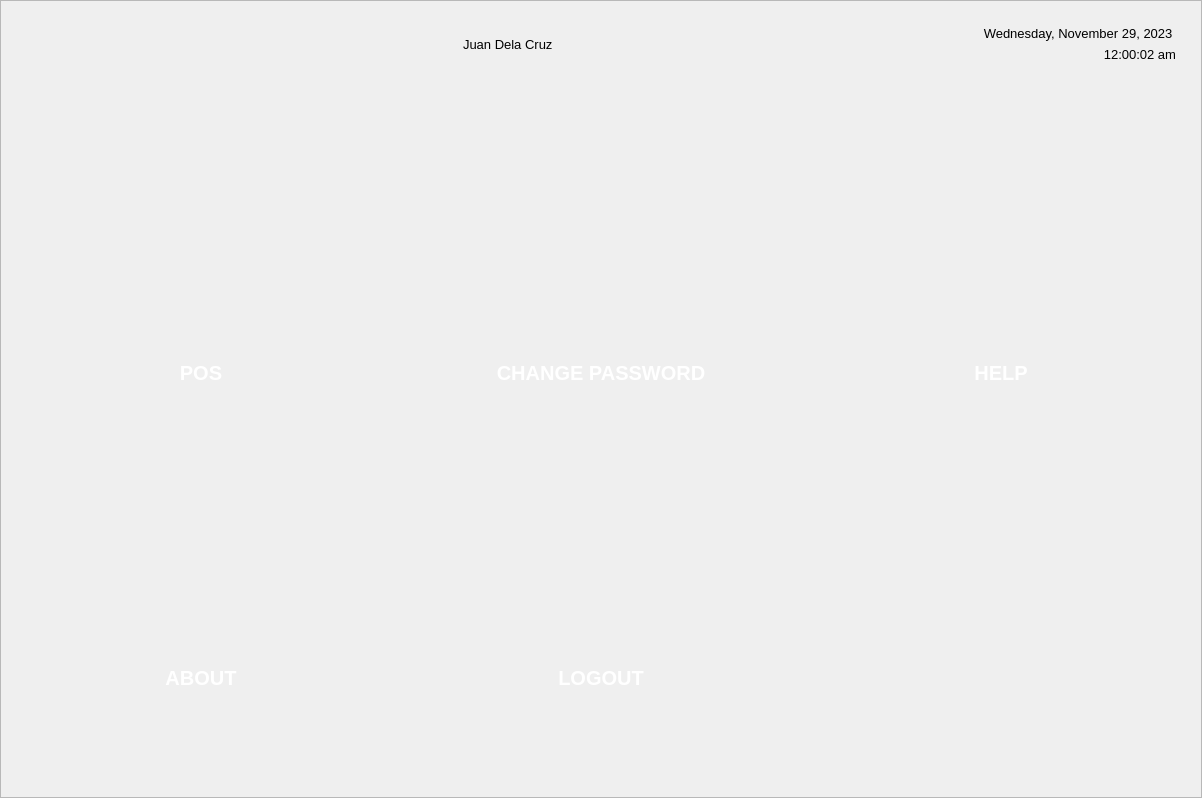
<?xml version="1.0" encoding="UTF-8"?>
<ui version="4.0">
 <class>MainWindow</class>
 <widget class="QMainWindow" name="MainWindow">
  <property name="geometry">
   <rect>
    <x>0</x>
    <y>0</y>
    <width>1202</width>
    <height>798</height>
   </rect>
  </property>
  <property name="windowTitle">
   <string>MainWindow</string>
  </property>
  <widget class="QWidget" name="centralwidget">
   <layout class="QHBoxLayout" name="horizontalLayout">
    <property name="spacing">
     <number>0</number>
    </property>
    <property name="leftMargin">
     <number>0</number>
    </property>
    <property name="topMargin">
     <number>0</number>
    </property>
    <property name="rightMargin">
     <number>0</number>
    </property>
    <property name="bottomMargin">
     <number>0</number>
    </property>
    <item>
     <widget class="QFrame" name="frame">
      <property name="sizePolicy">
       <sizepolicy hsizetype="Preferred" vsizetype="Preferred">
        <horstretch>0</horstretch>
        <verstretch>0</verstretch>
       </sizepolicy>
      </property>
      <property name="frameShape">
       <enum>QFrame::StyledPanel</enum>
      </property>
      <property name="frameShadow">
       <enum>QFrame::Raised</enum>
      </property>
      <layout class="QVBoxLayout" name="verticalLayout_4">
       <property name="leftMargin">
        <number>0</number>
       </property>
       <property name="topMargin">
        <number>0</number>
       </property>
       <property name="rightMargin">
        <number>0</number>
       </property>
       <property name="bottomMargin">
        <number>0</number>
       </property>
       <item>
        <widget class="QWidget" name="header_2" native="true">
         <layout class="QHBoxLayout" name="horizontalLayout_3">
          <property name="leftMargin">
           <number>25</number>
          </property>
          <property name="topMargin">
           <number>25</number>
          </property>
          <property name="rightMargin">
           <number>25</number>
          </property>
          <property name="bottomMargin">
           <number>25</number>
          </property>
          <item>
           <widget class="QWidget" name="widget_4" native="true">
            <property name="sizePolicy">
             <sizepolicy hsizetype="Fixed" vsizetype="Fixed">
              <horstretch>0</horstretch>
              <verstretch>0</verstretch>
             </sizepolicy>
            </property>
            <layout class="QVBoxLayout" name="verticalLayout_5">
             <property name="leftMargin">
              <number>0</number>
             </property>
             <property name="topMargin">
              <number>0</number>
             </property>
             <property name="rightMargin">
              <number>0</number>
             </property>
             <property name="bottomMargin">
              <number>0</number>
             </property>
             <item>
              <widget class="QLabel" name="logo">
               <property name="enabled">
                <bool>true</bool>
               </property>
               <property name="maximumSize">
                <size>
                 <width>250</width>
                 <height>80</height>
                </size>
               </property>
               <property name="styleSheet">
                <string notr="true"/>
               </property>
               <property name="text">
                <string/>
               </property>
               <property name="textFormat">
                <enum>Qt::AutoText</enum>
               </property>
               <property name="pixmap">
                <pixmap>:/logos/Icons/logo1.png</pixmap>
               </property>
               <property name="scaledContents">
                <bool>true</bool>
               </property>
               <property name="alignment">
                <set>Qt::AlignCenter</set>
               </property>
               <property name="wordWrap">
                <bool>false</bool>
               </property>
              </widget>
             </item>
            </layout>
           </widget>
          </item>
          <item>
           <spacer name="horizontalSpacer_3">
            <property name="orientation">
             <enum>Qt::Horizontal</enum>
            </property>
            <property name="sizeHint" stdset="0">
             <size>
              <width>40</width>
              <height>20</height>
             </size>
            </property>
           </spacer>
          </item>
          <item>
           <widget class="QLabel" name="username">
            <property name="font">
             <font>
              <pointsize>10</pointsize>
             </font>
            </property>
            <property name="text">
             <string>Juan Dela Cruz</string>
            </property>
           </widget>
          </item>
          <item>
           <spacer name="horizontalSpacer_4">
            <property name="orientation">
             <enum>Qt::Horizontal</enum>
            </property>
            <property name="sizeHint" stdset="0">
             <size>
              <width>40</width>
              <height>20</height>
             </size>
            </property>
           </spacer>
          </item>
          <item>
           <widget class="QWidget" name="widget_2" native="true">
            <layout class="QVBoxLayout" name="verticalLayout_6">
             <property name="leftMargin">
              <number>0</number>
             </property>
             <property name="topMargin">
              <number>0</number>
             </property>
             <property name="rightMargin">
              <number>0</number>
             </property>
             <property name="bottomMargin">
              <number>0</number>
             </property>
             <item>
              <widget class="QLabel" name="date">
               <property name="sizePolicy">
                <sizepolicy hsizetype="Fixed" vsizetype="Preferred">
                 <horstretch>0</horstretch>
                 <verstretch>0</verstretch>
                </sizepolicy>
               </property>
               <property name="font">
                <font>
                 <pointsize>10</pointsize>
                </font>
               </property>
               <property name="layoutDirection">
                <enum>Qt::RightToLeft</enum>
               </property>
               <property name="text">
                <string>Wednesday, November 29, 2023 </string>
               </property>
               <property name="alignment">
                <set>Qt::AlignBottom|Qt::AlignRight|Qt::AlignTrailing</set>
               </property>
               <property name="wordWrap">
                <bool>false</bool>
               </property>
               <property name="indent">
                <number>-1</number>
               </property>
              </widget>
             </item>
             <item>
              <widget class="QLabel" name="time">
               <property name="font">
                <font>
                 <pointsize>10</pointsize>
                </font>
               </property>
               <property name="layoutDirection">
                <enum>Qt::LeftToRight</enum>
               </property>
               <property name="text">
                <string>12:00:02 am</string>
               </property>
               <property name="alignment">
                <set>Qt::AlignRight|Qt::AlignTop|Qt::AlignTrailing</set>
               </property>
              </widget>
             </item>
            </layout>
           </widget>
          </item>
         </layout>
        </widget>
       </item>
       <item>
        <spacer name="verticalSpacer_3">
         <property name="orientation">
          <enum>Qt::Vertical</enum>
         </property>
         <property name="sizeType">
          <enum>QSizePolicy::Fixed</enum>
         </property>
         <property name="sizeHint" stdset="0">
          <size>
           <width>20</width>
           <height>60</height>
          </size>
         </property>
        </spacer>
       </item>
       <item>
        <widget class="QWidget" name="buttonGroup_2" native="true">
         <layout class="QGridLayout" name="gridLayout_2">
          <property name="leftMargin">
           <number>0</number>
          </property>
          <property name="topMargin">
           <number>0</number>
          </property>
          <property name="rightMargin">
           <number>0</number>
          </property>
          <property name="bottomMargin">
           <number>0</number>
          </property>
          <property name="horizontalSpacing">
           <number>0</number>
          </property>
          <property name="verticalSpacing">
           <number>25</number>
          </property>
          <item row="0" column="1">
           <widget class="QPushButton" name="changePassButton">
            <property name="minimumSize">
             <size>
              <width>400</width>
              <height>280</height>
             </size>
            </property>
            <property name="maximumSize">
             <size>
              <width>400</width>
              <height>280</height>
             </size>
            </property>
            <property name="font">
             <font>
              <pointsize>15</pointsize>
              <bold>true</bold>
             </font>
            </property>
            <property name="styleSheet">
             <string notr="true">QPushButton {
    background: #07BEB8 url(:/logos/Icons/changePassIcon.png) center no-repeat;
    color: white;
    border: none;
    border-radius: 5px;
	padding-top: 160px;
}

QPushButton:hover {
    background-color: #5FCAC4;
}
QPushButton:pressed {
    background-color: #058A84;
}
</string>
            </property>
            <property name="text">
             <string>CHANGE PASSWORD</string>
            </property>
           </widget>
          </item>
          <item row="0" column="2">
           <widget class="QPushButton" name="helpButton">
            <property name="minimumSize">
             <size>
              <width>400</width>
              <height>280</height>
             </size>
            </property>
            <property name="maximumSize">
             <size>
              <width>400</width>
              <height>280</height>
             </size>
            </property>
            <property name="font">
             <font>
              <pointsize>15</pointsize>
              <bold>true</bold>
             </font>
            </property>
            <property name="styleSheet">
             <string notr="true">QPushButton {
    background: #07BEB8 url(:/logos/Icons/helpIcon.png) center no-repeat;
    color: white;
    border: none;
    border-radius: 5px;
	padding-top: 160px;
}

QPushButton:hover {
    background-color: #5FCAC4;
}
QPushButton:pressed {
    background-color: #058A84;
}
</string>
            </property>
            <property name="text">
             <string>HELP</string>
            </property>
           </widget>
          </item>
          <item row="0" column="0">
           <widget class="QPushButton" name="posButton">
            <property name="minimumSize">
             <size>
              <width>400</width>
              <height>280</height>
             </size>
            </property>
            <property name="maximumSize">
             <size>
              <width>400</width>
              <height>280</height>
             </size>
            </property>
            <property name="font">
             <font>
              <pointsize>15</pointsize>
              <bold>true</bold>
             </font>
            </property>
            <property name="styleSheet">
             <string notr="true">QPushButton {
    background: #07BEB8 url(:/logos/Icons/posIcon.png) center no-repeat;
    color: white;
    border: none;
    border-radius: 5px;
	padding-top: 160px;
}

QPushButton:hover {
    background-color: #5FCAC4;
}

QPushButton:pressed {
    background-color: #058A84;
}
</string>
            </property>
            <property name="text">
             <string>POS</string>
            </property>
            <property name="iconSize">
             <size>
              <width>200</width>
              <height>200</height>
             </size>
            </property>
           </widget>
          </item>
          <item row="1" column="0">
           <widget class="QPushButton" name="aboutButton">
            <property name="minimumSize">
             <size>
              <width>400</width>
              <height>280</height>
             </size>
            </property>
            <property name="maximumSize">
             <size>
              <width>400</width>
              <height>280</height>
             </size>
            </property>
            <property name="font">
             <font>
              <pointsize>15</pointsize>
              <bold>true</bold>
             </font>
            </property>
            <property name="styleSheet">
             <string notr="true">QPushButton {
    background: #07BEB8 url(:/logos/Icons/aboutIcon.png) center no-repeat;
    color: white;
    border: none;
    border-radius: 5px;
	padding-top: 160px;
}

QPushButton:hover {
    background-color: #5FCAC4;
}
QPushButton:pressed {
    background-color: #058A84;
}
</string>
            </property>
            <property name="text">
             <string>ABOUT</string>
            </property>
           </widget>
          </item>
          <item row="1" column="1">
           <widget class="QPushButton" name="logoutButton">
            <property name="minimumSize">
             <size>
              <width>400</width>
              <height>280</height>
             </size>
            </property>
            <property name="maximumSize">
             <size>
              <width>400</width>
              <height>280</height>
             </size>
            </property>
            <property name="font">
             <font>
              <pointsize>15</pointsize>
              <bold>true</bold>
             </font>
            </property>
            <property name="styleSheet">
             <string notr="true">QPushButton {
    background: #07BEB8 url(:/logos/Icons/logoutIcon.png) center no-repeat;
    color: white;
    border: none;
    border-radius: 5px;
	padding-top: 160px;
}

QPushButton:hover {
    background-color: #5FCAC4;
}
QPushButton:pressed {
    background-color: #058A84;
}
</string>
            </property>
            <property name="text">
             <string>LOGOUT</string>
            </property>
           </widget>
          </item>
         </layout>
        </widget>
       </item>
       <item>
        <spacer name="verticalSpacer_4">
         <property name="orientation">
          <enum>Qt::Vertical</enum>
         </property>
         <property name="sizeHint" stdset="0">
          <size>
           <width>20</width>
           <height>40</height>
          </size>
         </property>
        </spacer>
       </item>
      </layout>
     </widget>
    </item>
   </layout>
  </widget>
 </widget>
 <resources/>
 <connections/>
</ui>
